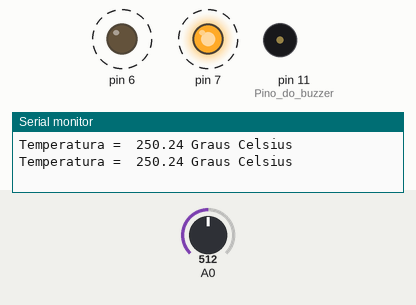
A sketch run on a simulated Arduino Uno, built with avr-gcc and run on an emulated ATmega328P. Parts: output pins drawn as LEDs (lit = HIGH), buzzer (waves = sounding), the last lines printed to the serial monitor. Dashed ring = blinking. The inputs (shaded band) are chosen by the test bench; at power-on: A0 = 512.

Above: at 0.92 s.
1.3 s: A0 set to 73
4.3 s: A0 set to 60
At 4.33 s:
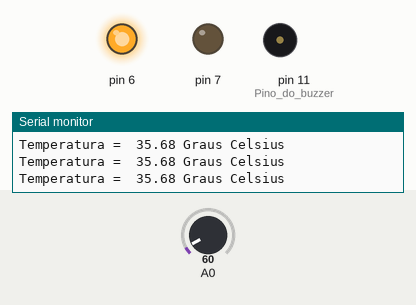
At 5.5 s:
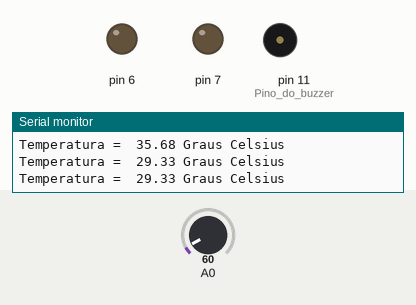
5.9 s: A0 set to 122
At 6.13 s:
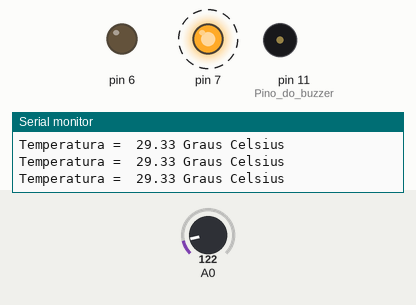
Timing chart, 0 to 14.9 s (numbered marks = the images above; inputs shaded):
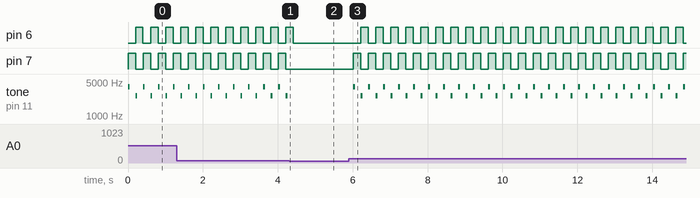

Measured:
- the behaviour switches between 66 and 65 on A0 (found by bisection; images 0 and 1)
- after the input at 4.3 s, pin 6: goes on until 4.4 s, then stays LOW; pin 7: stops changing and stays LOW; tone on pin 11 (Pino_do_buzzer): stops changing and stays silent
- after the input at 5.9 s, pin 6: alternates HIGH for 0.20 s and LOW for 0.20 s, starting after 0.31 s; pin 7: alternates HIGH for 0.20 s and LOW for 0.20 s, starting after 0.11 s; tone on pin 11 (Pino_do_buzzer): silent → 4000 Hz after 0.11 s, then repeats every 0.40 s: silent 0.15 s, 2600 Hz 0.05 s, silent 0.15 s, 4000 Hz 0.05 s
- by itself, pin 6, pin 7: alternates HIGH for 0.20 s and LOW for 0.20 s
- by itself, tone on pin 11 (Pino_do_buzzer): repeats every 0.40 s: silent 0.15 s, 4000 Hz 0.05 s, silent 0.15 s, 2600 Hz 0.05 s

The sketch:

Pratica30_LM35_buzzer_LEDs.ino
```cpp
void setup(){
  Serial.begin(9600);
  pinMode(11,OUTPUT); //Pino do buzzer
  pinMode(7,OUTPUT);
  pinMode(6,OUTPUT);
}

void loop(){
  //temp. do sensor lida em volts
  float sense=analogRead(A0);

  //valor em graus celsius
  float temp=(((sense*5)/(1023)))/0.01;

  if (temp > 32){
    tone(11, 4000, 50);
    digitalWrite (7,HIGH);
    delay(200);
    tone(11, 2600, 50);
    digitalWrite (6,HIGH);
    digitalWrite (7,LOW);
    delay(200);
    digitalWrite (6,LOW);
  }

  else{
    delay(400);
  }

  Serial.print("Temperatura =  ");
  Serial.print(temp);
  Serial.println(" Graus Celsius");
}
```
